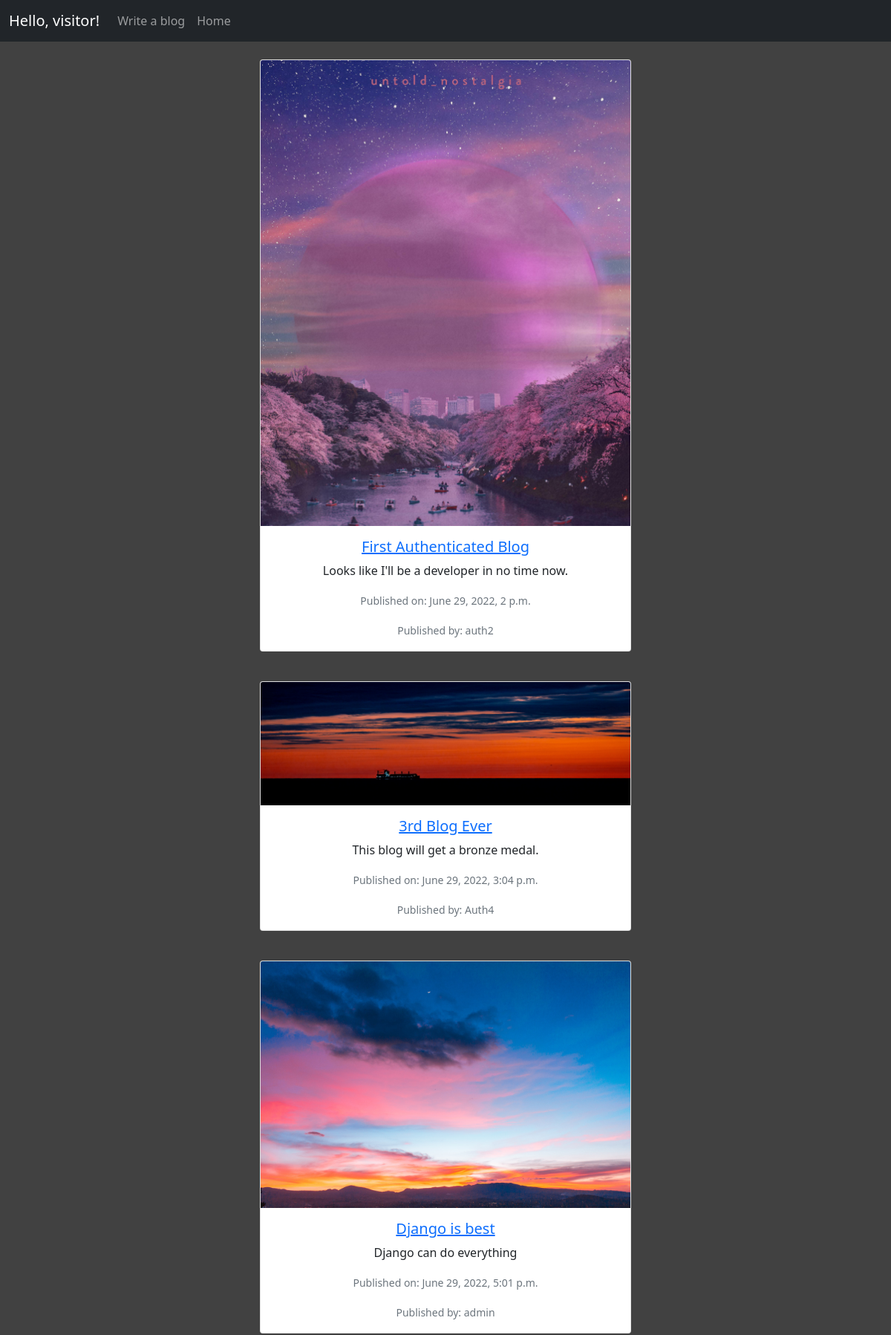
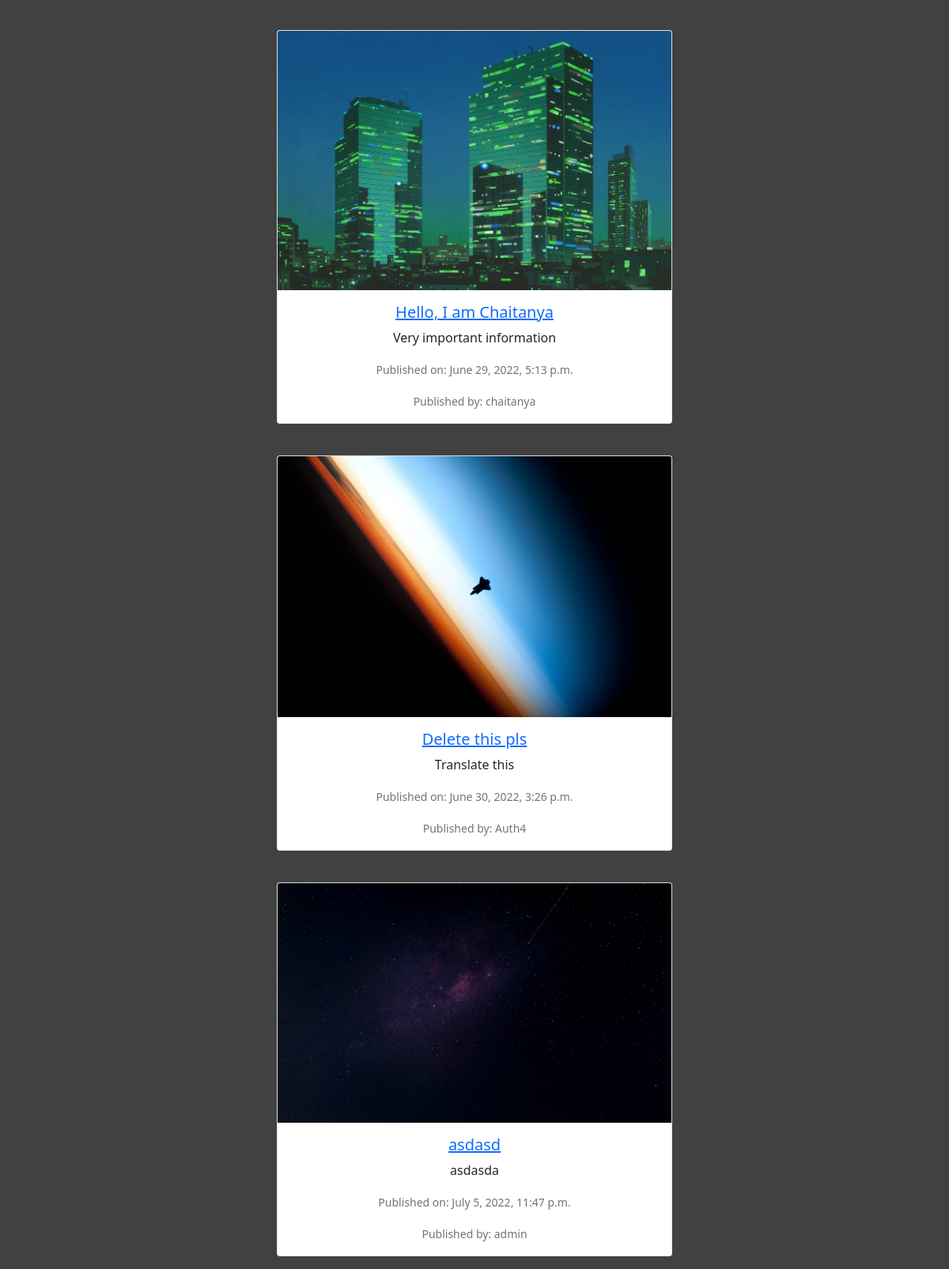
/posts/, run on the app's committed database (2 pictures, top to bottom).
### blog_epic/models.py (models this page shows, shortened)
class post_class(models.Model):
    title = models.CharField(max_length=150)
    subtitle = models.CharField(max_length=200, default="Placeholder Subtitle")  #null = True and blank = True for further flexibility
    text = models.TextField()
    img = models.ImageField()
    date = models.DateTimeField(auto_now_add=True)
    user = models.ForeignKey(
    settings.AUTH_USER_MODEL,
    on_delete=models.CASCADE,
    blank=True,
    null=True,)

### blog_epic/views.py (the view)
# urls.py: path('posts/', views.read_posts, name='posts'),
def read_posts(request):
    read = post_class.objects.all()
    return render(request, "posts.html", {'read': read})

### templates/posts.html (shortened to what this page needs)
<!DOCTYPE html>
<html lang="en">
  {%load static%}
  <head>
    <link
      href="https://cdn.jsdelivr.net/npm/bootstrap@5.0.2/dist/css/bootstrap.min.css"
      rel="stylesheet"
    />
    <link rel="stylesheet" href="{%static 'CSS/styles.css'%}">
  </head>
  <body>
    <nav class="navbar navbar-expand-lg navbar-dark bg-dark">
      <div class="container-fluid">
        <span class="navbar-brand">Hello, {%if request.user.is_authenticated%}{{request.user}}{%else%}visitor!{%endif%}</span>
        <div class="collapse navbar-collapse" id="navbarSupportedContent">
          <ul class="navbar-nav me-auto mb-2 mb-lg-0">
            <li class="nav-item">
              <a class="nav-link" href="{%url 'write'%}">Write a blog</a>
            </li>
            <li>
              <a class="nav-link" href="{%url 'home' %}">Home</a>
            </li>
          </ul>
        </div>
      </div>
    </nav>
    {%for i in read%}
    <div class="wrapper">
      <br>
      <div class="card mb-3">
        <img src="{{i.img.url}}" class="card-img-top img" alt="image not found" />
        <div class="card-body">
          <a href="{%url 'view_post' i.id%}"><h5 class="card-title">{{i.title}}</h5></a>
          <p class="card-text">{{i.subtitle}}</p>
          <p class="card-text">
            <small class="text-muted">Published on: {{i.date}}</small>
          </p>
          <p class="card-text">
            <small class="text-muted">Published by: {{i.user}}</small>
          </p>
        </div>
      </div>
    </div>
    {%empty%}
    <div>
      <h1 id="text-empty">No blogs posted. Be the first one to <a href="{%url 'write'%}">post!</a></h1>
    </div>
    {%endfor%}
  </body>
</html>

### static/CSS/styles.css (style rules this page uses)
body { background-color: rgb(65, 65, 65); }
img { max-width:100%; max-height:100%; }
.wrapper { text-align: center; height: auto; width: 500px; margin-left: auto; margin-right: auto; }

### data on the page
post_class: img (picture), title "First Authenticated Blog", subtitle "Looks like I'll be a developer in no time now.", date "June 29, 2022, 2 p.m.", user "auth2"
post_class: img (picture), title "3rd Blog Ever", subtitle "This blog will get a bronze medal.", date "June 29, 2022, 3:04 p.m.", user "Auth4"
post_class: img (picture), title "Django is best", subtitle "Django can do everything", date "June 29, 2022, 5:01 p.m.", user "admin"
post_class: img (picture), title "Hello, I am Chaitanya", subtitle "Very important information", date "June 29, 2022, 5:13 p.m.", user "chaitanya"
post_class: img (picture), title "Delete this pls", subtitle "Translate this", date "June 30, 2022, 3:26 p.m.", user "Auth4"
post_class: img (picture), title "asdasd", subtitle "asdasda", date "July 5, 2022, 11:47 p.m.", user "admin"
